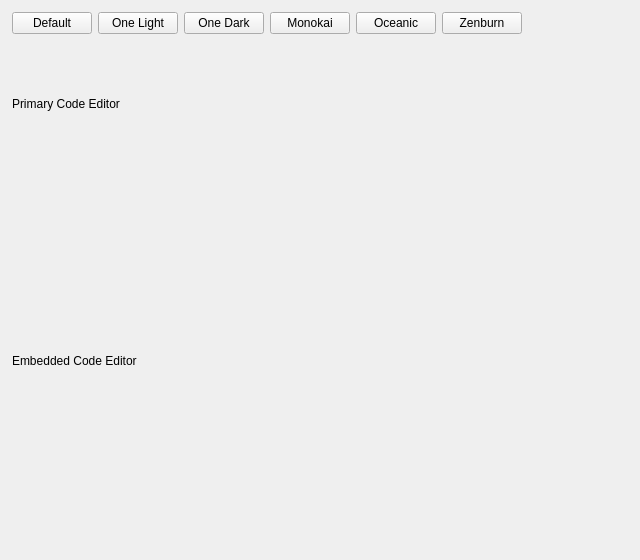
<?xml version="1.0" encoding="UTF-8"?>
<ui version="4.0">
 <class>MainWindow</class>
 <widget class="QMainWindow" name="MainWindow">
  <property name="geometry">
   <rect>
    <x>0</x>
    <y>0</y>
    <width>640</width>
    <height>560</height>
   </rect>
  </property>
  <property name="windowTitle">
   <string>QCustomCodeEditor</string>
  </property>
  <widget class="QWidget" name="centralwidget">
   <layout class="QVBoxLayout" name="rootLayout">
    <property name="spacing">
     <number>10</number>
    </property>
    <property name="leftMargin">
     <number>12</number>
    </property>
    <property name="topMargin">
     <number>12</number>
    </property>
    <property name="rightMargin">
     <number>12</number>
    </property>
    <property name="bottomMargin">
     <number>12</number>
    </property>
    <item>
     <layout class="QHBoxLayout" name="themeRow">
      <property name="spacing">
       <number>6</number>
      </property>
      <item>
       <widget class="QPushButton" name="themeDefaultButton">
        <property name="text">
         <string>Default</string>
        </property>
       </widget>
      </item>
      <item>
       <widget class="QPushButton" name="themeOneLightButton">
        <property name="text">
         <string>One Light</string>
        </property>
       </widget>
      </item>
      <item>
       <widget class="QPushButton" name="themeOneDarkButton">
        <property name="text">
         <string>One Dark</string>
        </property>
       </widget>
      </item>
      <item>
       <widget class="QPushButton" name="themeMonokaiButton">
        <property name="text">
         <string>Monokai</string>
        </property>
       </widget>
      </item>
      <item>
       <widget class="QPushButton" name="themeOceanicButton">
        <property name="text">
         <string>Oceanic</string>
        </property>
       </widget>
      </item>
      <item>
       <widget class="QPushButton" name="themeZenburnButton">
        <property name="text">
         <string>Zenburn</string>
        </property>
       </widget>
      </item>
      <item>
       <spacer name="themeSpacer">
        <property name="orientation">
         <enum>Qt::Horizontal</enum>
        </property>
        <property name="sizeHint" stdset="0">
         <size>
          <width>0</width>
          <height>0</height>
         </size>
        </property>
       </spacer>
      </item>
     </layout>
    </item>
    <item>
     <widget class="QLabel" name="editor1Label">
      <property name="text">
       <string>Primary Code Editor</string>
      </property>
     </widget>
    </item>
    <item>
     <widget class="QCustomCodeEditor" name="editor1" native="true"/>
    </item>
    <item>
     <widget class="QLabel" name="editor2Label">
      <property name="text">
       <string>Embedded Code Editor</string>
      </property>
     </widget>
    </item>
    <item>
     <widget class="QCustomCodeEditor" name="editor2" native="true"/>
    </item>
   </layout>
  </widget>
 </widget>
 <customwidgets>
  <customwidget>
   <class>QCustomCodeEditor</class>
   <extends>QWidget</extends>
   <header location="global">Custom_Widgets.QCustomCodeEditor.h</header>
  </customwidget>
 </customwidgets>
 <resources/>
 <connections/>
</ui>
